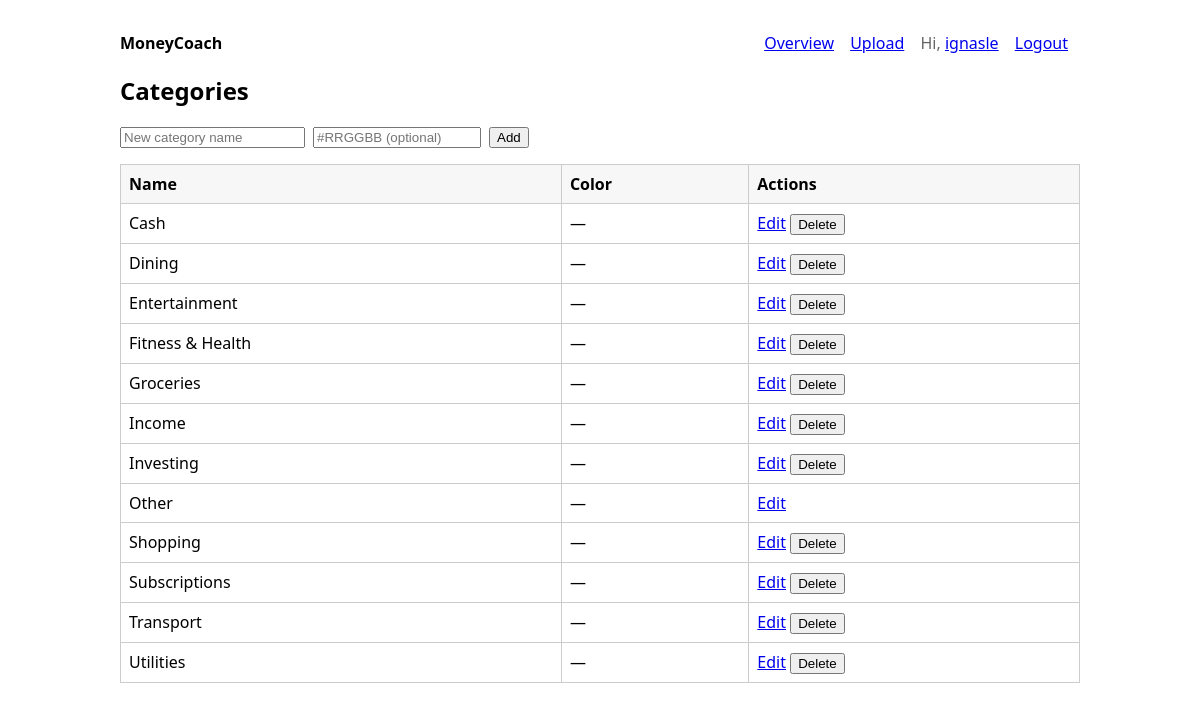
Page /categories/ (signed in) on the committed database.
### finance/models.py (models this page shows, shortened)
class Category(models.Model):
    user = models.ForeignKey(settings.AUTH_USER_MODEL, on_delete=models.CASCADE)
    name = models.CharField(max_length=40)
    color = models.CharField(max_length=7, blank=True, default="")  # optional hex color
    class Meta:
        unique_together = ("user", "name")
        ordering = ["name"]

### finance/views.py (the view)
# urls.py: path("categories/", f.category_list, name="category_list"),
@login_required
def category_list(request):
    defaults = ["Cash", "Dining", "Fitness & Health", "Groceries", "Shopping", "Crypto", "Utilities", "Other"]
    if not Category.objects.filter(user=request.user).exists():
        Category.objects.bulk_create([Category(user=request.user, name=n) for n in defaults])
    if request.method == "POST":
        name = (request.POST.get("name") or "").strip()
        color = (request.POST.get("color") or "").strip()
        if name:
            Category.objects.get_or_create(user=request.user, name=name, defaults={"color": color})
        return redirect("category_list")
    cats = Category.objects.filter(user=request.user).order_by("name")
    return render(request, "categories.html", {"categories": cats})

### finance/templates/categories.html (shortened to what this page needs)
{% extends "base.html" %}
{% block content %}
<h2>Categories</h2>
<form method="post" style="margin:1rem 0; display:flex; gap:.5rem; align-items:center;">
  <input name="name" placeholder="New category name" required>
  <input name="color" placeholder="#RRGGBB (optional)" style="width:10rem">
  <button>Add</button>
</form>
<table>
  <tr><th>Name</th><th>Color</th><th>Actions</th></tr>
  {% for c in categories %}
    <tr>
      <td>{{ c.name }}</td>
      <td>
        {% if c.color %}
          <span style="display:inline-block;width:14px;height:14px;background:{{ c.color }};border:1px solid #ccc;vertical-align:middle"></span>
          <span style="margin-left:.5rem">{{ c.color }}</span>
        {% else %}
          —
        {% endif %}
      </td>
      <td>
        <a href="/categories/{{ c.id }}/edit/">Edit</a>
        {% if c.name != "Other" %}
          <form method="post" action="/categories/{{ c.id }}/delete/" style="display:inline" onsubmit="return confirm('Reassign to Other and delete this category?');">
            <button>Delete</button>
          </form>
        {% endif %}
      </td>
    </tr>
  {% endfor %}
</table>
{% endblock %}

### moneycoach/templates/base.html (shortened to what this page needs)
<!doctype html>
<div class="container">
  <header>
    <div><strong>MoneyCoach</strong></div>
    <nav>
      <a href="/overview/">Overview</a>
      <a href="/">Upload</a>
      {% if request.user.is_authenticated %}
        <span style="color:#666">Hi, <a href="/profile/" style="margin-right:.75rem;">{{ request.user.username }}</a></span>
        <a href="/logout/">Logout</a>
      {% else %}
        <a href="/login/">Login</a>
        <a href="/register/">Register</a>
      {% endif %}
    </nav>
  </header>
  {% block content %}{% endblock %}
</div>

### moneycoach/templates/base.html (style rules this page uses)
.container { max-width: 960px; margin: 2rem auto; padding: 0 1rem; font-family: system-ui, -apple-system, Segoe UI, Roboto, Arial, sans-serif; }
header { display:flex; justify-content: space-between; align-items: center; margin-bottom: 1rem; }
nav a { margin-right: .75rem; }
table { width: 100%; border-collapse: collapse; }
th, td { border: 1px solid #ccc; padding: 8px; text-align: left; }
th { background: #f7f7f7; position: sticky; top: 0; }

### rows in the picture
Category: name "Cash"
Category: name "Dining"
Category: name "Entertainment"
Category: name "Fitness & Health"
Category: name "Groceries"
Category: name "Income"
Category: name "Investing"
Category: name "Other"
Category: name "Shopping"
Category: name "Subscriptions"
Category: name "Transport"
Category: name "Utilities"

### other values in the picture
{{ request.user.username }} "ignasle"
